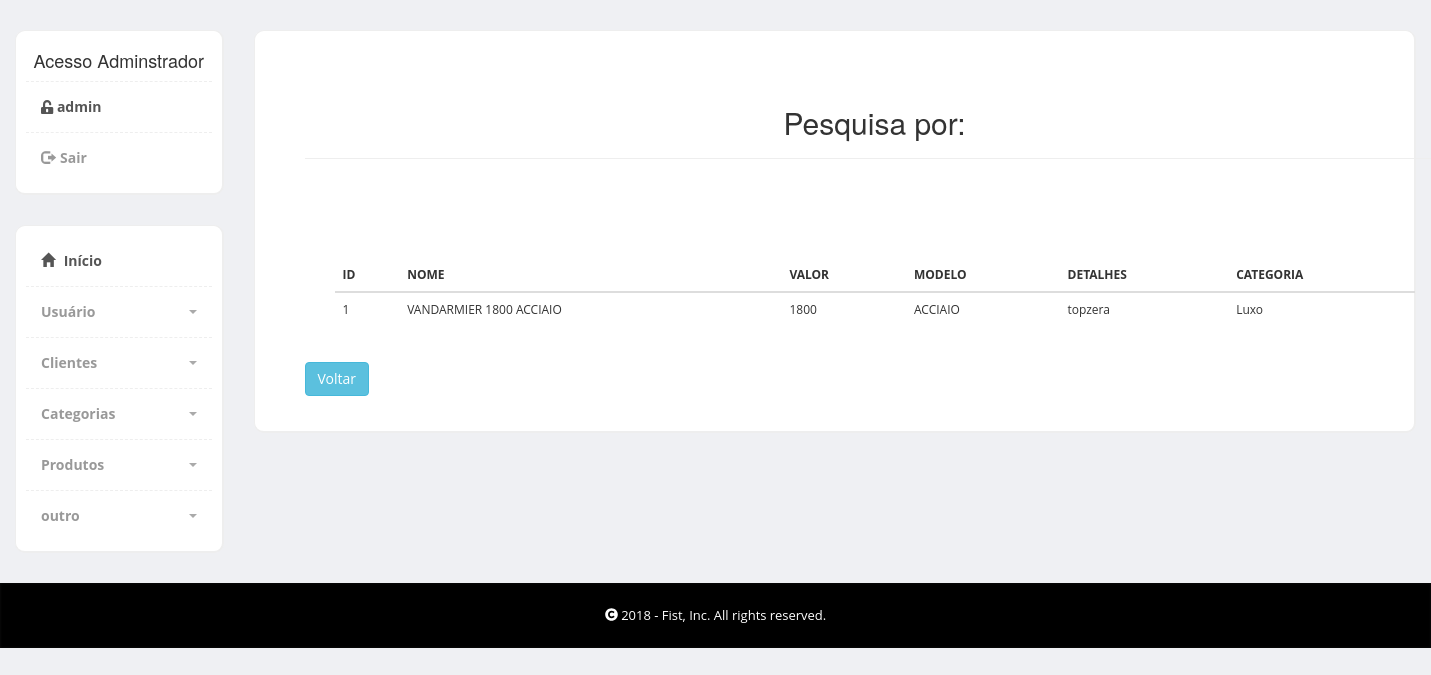
The app's page /first/admin/Produto_Pesquisa_Nome.php (signed in) with its own data.
### tables this page shows
CREATE TABLE `produtos` (
  `idprodutos` int(11) NOT NULL,
  `nome` varchar(100) DEFAULT NULL,
  `valor` double DEFAULT NULL,
  `modelo` varchar(45) DEFAULT NULL,
  `detalhes` varchar(45) DEFAULT NULL,
  `idcategorias` int(11) NOT NULL
);

### first/admin/Produto.Class.php (called while the page is built, shortened)
<?php
class Produtos{
         public function pesquisarProduto($nome){
        $pdo = Conexao::conexao();
        $sql = "SELECT * FROM produtos WHERE nome like '%$nome%'";
        $consulta = $pdo->query($sql);
        while ($linha = $consulta->fetch(PDO::FETCH_ASSOC)){
            $dados[] = array(
            "idprodutos" => $linha['idprodutos'],
            "nome" => $linha['nome'],
            "valor" => $linha['valor'],
			"modelo" => $linha['modelo'],
            "detalhes" => $linha['detalhes'],
            "idcategorias" => $linha['idcategorias']
            );
        }
        return $dados;
    }
}

### first/admin/Produto_Pesquisa_Nome.php (the view, shortened to what this page needs)
<?php
require "Produto.Class.php";
        $nome = $_POST['nome'];
        $produtos = new Produtos();
        $dados = $produtos->pesquisarProduto($nome);
?>
    <?php include "includes/header.php" ?>
    <section class="container-fluid">
        <div class="col-md-10">
            <div class="row">
                <div class="col-md-12">
                    <div class="content-box-large">
                        <div class="panel-body">
                            <div class="container theme-showcase" role="main">
                                <div class="page-header">
                                    <center>
                                        <h2>Pesquisa por:
                                        </h2>
                                    </center>
                                </div>
                                <br><br>
                                <?php if(isset($dados)){
        ?>
                                <div class="col-md-12">
                                    <div class="row">
                                        <div class="col-md-12">
                                            <div class="panel-body">
                                                <table class="lista-dados">
                                                    <div class="col-md-10">
                                                        <div class="row">
                                                            <div class="col-md-6">
                                                                <div class="panel-body">
                                                                    <table class="table">
                                                                        <thead>
                                                                            <tr>
                                                                                <th>ID</th>
                                                                                <th>NOME</th>
                                                                                <th>VALOR</th>
                                                                                <th>MODELO</th>
                                                                                <th>DETALHES</th>
                                                                                <th>CATEGORIA</th>
                                                                            </tr>
                                                                        </thead>
                                                                        <?php
                                                         foreach($dados as $dado => $coluna){
                                                                        echo "<tr>";
                                                                        echo "<td>".$coluna['idprodutos']."</td>";
                                                                        echo "<td>".$coluna['nome']."</td>";
                                                                        echo "<td>".$coluna['valor']."</td>";
                                                                        echo "<td>".$coluna['modelo']."</td>";
                                                                        echo "<td>".$coluna['detalhes']."</td>";
                                                                        if($coluna['idcategorias'] == 1)
                                                                            echo "<td> Luxo </td>";
                                                                        elseif($coluna['idcategorias'] == 2)
                                                                            echo "<td> Casual </td>";
                                                                        elseif($coluna['idcategorias'] == 3)
                                                                            echo "<td> Outro </td>";
                                                                        echo "</tr>";
                                                                    }
                                                        ?>
                                                                            <?php } ?>
                                                                    </table>
                                                                </div>
                                                            </div>
                                                        </div>
                                                    </div>
                                                </table>
                                                <a href="Produto_Form_Pesquisa_Nome.php"> <input type="button" class="btn btn-info" value="Voltar"></a>
                                            </div>
                                        </div>
                                    </div>
                                </div>
                            </div>
                        </div>
                    </div>
                </div>
            </div>
        </div>
    </section>
    </div>
    <?php include "includes/footer.php" ?>

### first/admin/css/styles.css (style rules this page uses)
body { font-family: 'Open Sans', sans-serif; position: relative; margin: 0px; font-size: 12px; padding: 0px; }
.content-box, .content-box-large { margin-bottom: 30px; background: #fff; border-radius: 10px; padding: 10px; border-left: 1px solid #eee; border-top: 1px solid #eee; border-right: 2px solid #eee; border-bottom: 2px solid #eee; }
.content-box-large { padding: 20px; }
body { background-color: #eff0f3; }
.panel-body { clear: both; }

### records on screen
produtos: idprodutos "1", nome "VANDARMIER 1800 ACCIAIO", valor "1800", modelo "ACCIAIO", detalhes "topzera", shows "Luxo"

### other values on screen
$_SESSION['login'] "admin"
